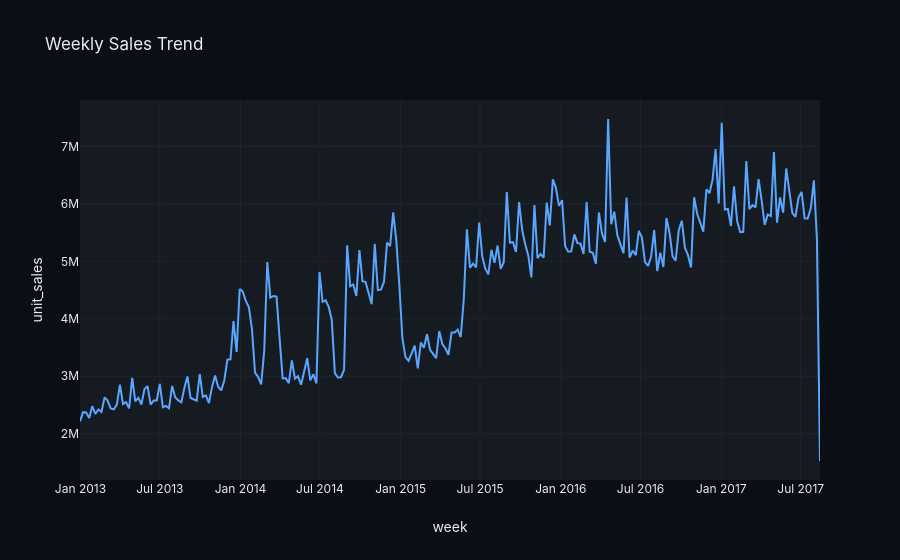

Here is the notebook cell this chart was saved with:
### Code cell
px.line(df_weekly, x="week", y="unit_sales", title="Weekly Sales Trend")

### Figure 1 — Plotly figure (JSON) as saved in the notebook; plotly's stock layout.template omitted (floating-point values rounded to 4 significant figures; data arrays with more than 128 entries replaced by an {"elided": "..."} marker saying what was removed)
{"data": [{"hovertemplate": "week=%{x}<br>unit_sales=%{y}<extra></extra>", "legendgroup": "", "line": {"color": "#58A6FF", "dash": "solid"}, "marker": {"symbol": "circle"}, "mode": "lines", "name": "", "orientation": "v", "showlegend": false, "type": "scatter", "x": {"elided": "242 str values"}, "xaxis": "x", "y": {"elided": "242 float values"}, "yaxis": "y"}], "layout": {"legend": {"tracegroupgap": 0}, "title": {"text": "Weekly Sales Trend"}, "xaxis": {"anchor": "y", "domain": [0, 1], "title": {"text": "week"}}, "yaxis": {"anchor": "x", "domain": [0, 1], "title": {"text": "unit_sales"}}}}
